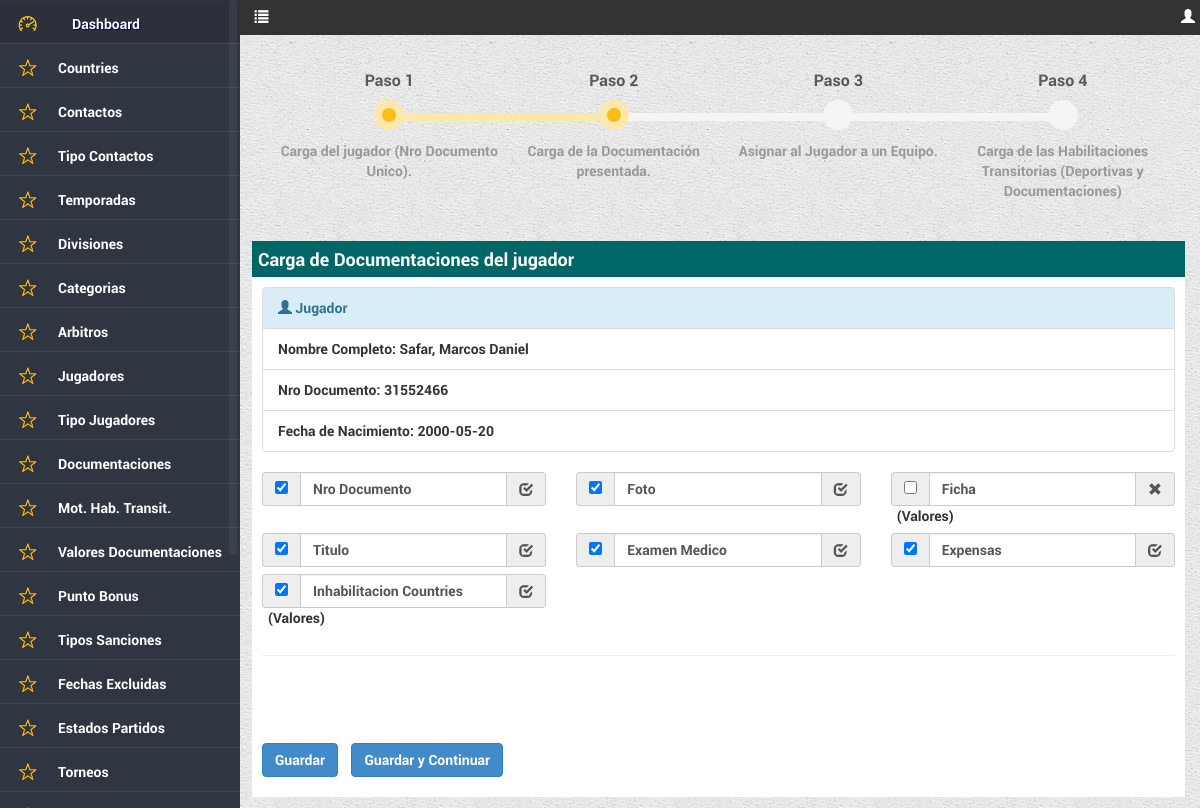
Page /dashboard/jugadores/documentaciones.php?id=1 (signed in) on the committed database.
### tables this page shows
CREATE TABLE IF NOT EXISTS `predio_menu` (
  `idmenu` int(11) NOT NULL AUTO_INCREMENT,
  `url` varchar(65) NOT NULL,
  `icono` varchar(45) DEFAULT NULL,
  `nombre` varchar(45) NOT NULL,
  `Orden` smallint(6) DEFAULT NULL,
  `hover` varchar(45) DEFAULT NULL,
  `permiso` varchar(50) DEFAULT NULL,
  `administracion` bit(1) DEFAULT NULL,
  `torneo` bit(1) DEFAULT NULL,
  `reportes` bit(1) DEFAULT NULL,
  PRIMARY KEY (`idmenu`)
);

CREATE TABLE IF NOT EXISTS `dbjugadores` (
  `idjugador` int(11) NOT NULL AUTO_INCREMENT,
  `reftipodocumentos` int(11) NOT NULL,
  `nrodocumento` int(11) NOT NULL,
  `apellido` varchar(120) NOT NULL,
  `nombres` varchar(120) NOT NULL,
  `email` varchar(150) DEFAULT NULL,
  `fechanacimiento` date NOT NULL,
  `fechaalta` date NOT NULL,
  `fechabaja` date DEFAULT NULL,
  `refcountries` int(11) NOT NULL,
  `observaciones` varchar(300) DEFAULT NULL,
  PRIMARY KEY (`idjugador`),
  KEY `fk_jugadores_tipodocumentos_idx` (`reftipodocumentos`),
  KEY `fk_jugadores_countries_idx` (`refcountries`)
);

CREATE TABLE IF NOT EXISTS `dbjugadoresdocumentacion` (
  `idjugadordocumentacion` int(11) NOT NULL AUTO_INCREMENT,
  `refjugadores` int(11) NOT NULL,
  `refdocumentaciones` int(11) NOT NULL,
  `valor` bit(1) DEFAULT NULL,
  `observaciones` varchar(200) DEFAULT NULL,
  PRIMARY KEY (`idjugadordocumentacion`),
  KEY `fk_jugadoresdocu_jugadores_idx` (`refjugadores`),
  KEY `fk_jugadoresdocu_documentacion_idx` (`refdocumentaciones`)
);

CREATE TABLE IF NOT EXISTS `tbdocumentaciones` (
  `iddocumentacion` int(11) NOT NULL AUTO_INCREMENT,
  `descripcion` varchar(120) NOT NULL,
  `obligatoria` bit(1) NOT NULL,
  `observaciones` varchar(300) DEFAULT NULL,
  PRIMARY KEY (`iddocumentacion`)
);

### dashboard/jugadores/documentaciones.php (the view, shortened to what the rows shown need)
<?php
if (!isset($_SESSION['usua_predio']))
{
	header('Location: ../../error.php');
} else {
include ('../../includes/funcionesHTML.php');
include ('../../includes/funcionesReferencias.php');
$serviciosHTML 			= new ServiciosHTML();
$serviciosReferencias 	= new ServiciosReferencias();
$resMenu = $serviciosHTML->menu(utf8_encode($_SESSION['nombre_predio']),"Jugadores",$_SESSION['refroll_predio'],'');
if (!$_POST){
	$id	= $_GET['id'];
}
$resResultado = $serviciosReferencias->traerJugadoresPorId($id);
$resJugadores = $serviciosReferencias->traerJugadoresdocumentacionPorJugador($id);
$plural = "Documentaciones del jugador";
$resDocumentaciones2	=	$serviciosReferencias->traerDocumentaciones();
?>
<!DOCTYPE HTML>
<html>
<head>
<link href="../../css/estiloDash.css" rel="stylesheet" type="text/css">
    <link rel="stylesheet" href="../../css/jquery-ui.css">
    <link rel="stylesheet" href="../../bootstrap/css/bootstrap.min.css"/>
	<link rel="stylesheet" href="../../css/bootstrap-datetimepicker.min.css">
   <link href="../../css/perfect-scrollbar.css" rel="stylesheet">
    <link rel="stylesheet" href="../../css/bootstrap-multiselect.css" type="text/css">
	<link rel="stylesheet" href="../../css/chosen.css">
</head>
<body>
 <?php echo $resMenu; ?>
<div id="content">
		<div class="row bs-wizard" style="border-bottom:0;margin-left:25px; margin-right:25px;">
            <div class="col-xs-3 bs-wizard-step complete">
              <div class="text-center bs-wizard-stepnum">Paso 1</div>
              <div class="progress"><div class="progress-bar"></div></div>
              <a href="modificar.php?id=<?php echo $id; ?>" class="bs-wizard-dot"></a>
              <div class="bs-wizard-info text-center">Carga del jugador (Nro Documento Unico).</div>
            </div>
            <div class="col-xs-3 bs-wizard-step active">
              <div class="text-center bs-wizard-stepnum">Paso 2</div>
              <div class="progress"><div class="progress-bar"></div></div>
              <a href="#" class="bs-wizard-dot"></a>
              <div class="bs-wizard-info text-center">Carga de la Documentación presentada.</div>
            </div>
            <div class="col-xs-3 bs-wizard-step disabled">
              <div class="text-center bs-wizard-stepnum">Paso 3</div>
              <div class="progress"><div class="progress-bar"></div></div>
              <div class="bs-wizard-info text-center">Asignar al Jugador a un Equipo.</div>
            </div>
            <div class="col-xs-3 bs-wizard-step disabled">
              <div class="text-center bs-wizard-stepnum">Paso 4</div>
              <div class="progress"><div class="progress-bar"></div></div>
              <a href="#" class="bs-wizard-dot"></a>
              <div class="bs-wizard-info text-center"> Carga de las Habilitaciones Transitorias (Deportivas y Documentaciones)</div>
            </div>
        </div>
    <div class="boxInfoLargo">
        <div id="headBoxInfo">
        	<p style="color: #fff; font-size:18px; height:16px;">Carga de <?php echo $plural; ?></p>
        </div>
    	<div class="cuerpoBox">
        	<ul class="list-group">
              <li class="list-group-item list-group-item-info"><span class="glyphicon glyphicon-user"></span> Jugador</li>
              <li class="list-group-item list-group-item-default">Nombre Completo: <?php echo mysql_result($resResultado,0,'apellido').', '.mysql_result($resResultado,0,'nombres'); ?></li>
              <li class="list-group-item list-group-item-default">Nro Documento: <?php echo mysql_result($resResultado,0,'nrodocumento'); ?></li>
              <li class="list-group-item list-group-item-default">Fecha de Nacimiento: <?php echo mysql_result($resResultado,0,'fechanacimiento'); ?></li>
            </ul>
        	<form class="form-inline formulario" id="formulario" role="form" method="post" action="documentaciones.php">
        	<div class="row">
				<?php
				if (mysql_num_rows($resJugadores)<1) {
					while ($row = mysql_fetch_array($resDocumentaciones2)) {
						$resValores		=	$serviciosReferencias->traerValoreshabilitacionestransitoriasPorDocumentacion($row[0]);
				?>
					<?php
                        if ($row[2] == 'Si') {
                        $cadA = '<span class="glyphicon glyphicon-check"></span>';
                     } else {
                        $cadA = '<span class="glyphicon glyphicon-remove"></span>';
                     } ?>
                    <div class="col-md-4" style="margin-bottom:7px;">
                            <?php
							if (mysql_num_rows($resValores)>0) {
							?>
                            	<div class="input-group">
                            	<span class="input-group-addon">
                                <input type="checkbox" aria-label="..." id="docu<?php echo $row[0]; ?>" name="docu[]">
                                </span>
                                <input type="text" class="form-control" aria-label="..." value="<?php echo $row[1]; ?>">
                                <span class="input-group-addon">
                                    <?php echo $cadA; ?>
                                </span>
								</div>
                                <script type="text/javascript">
									$(document).ready(function() {
										$('#example-templates-button<?php echo $row[0]; ?>').multiselect({
											buttonContainer: '<div></div>',
											buttonClass: '',
											templates: {
												button: '<span class="multiselect<?php echo $row[0]; ?> dropdown-toggle" data-toggle="dropdown">(Valores)</span>'
											}
										});
									});
								</script>
								<style type="text/css">
									span.multiselect<?php echo $row[0]; ?> {
										padding: 2px 6px;
										font-weight: bold;
										cursor: pointer;
										z-index:99999999999999999999999;
									}
								</style>
                                <div class="FixedHeightContainer<?php echo $row[0]; ?>">
								<select id="example-templates-button<?php echo $row[0]; ?>" name="multiselect<?php echo $row[0]; ?>[]" required>
									<?php
										while ($rowV = mysql_fetch_array($resValores)) {
											if ($rowV[3] == 1) {
												$chequeado = 'selected="selected"';
											} else {
												$chequeado = '';
											}
									?>
                                    <option value="<?php echo $rowV[0]; ?>" <?php echo $chequeado; ?>><?php echo $rowV[2]; ?> - Habilita: <?php echo $rowV[3]; ?></option>
                                    <?php
										}
									?>
								</select>
                                </div>
                            <?php
							} else {
							?>
                            <div class="input-group">
                            <span class="input-group-addon">
                            <input type="checkbox" aria-label="..." id="docu<?php echo $row[0]; ?>" name="docu<?php echo $row[0]; ?>">
                            </span>
                            <input type="text" class="form-control" aria-label="..." value="<?php echo $row[1]; ?>">
                            <span class="input-group-addon">
                            	<?php echo $cadA; ?>
                            </span>
                            </div>
                            <?php
							}
							?>
                    </div>
                <?php
					}
				} else {
					while ($row = mysql_fetch_array($resJugadores)) {
						$resValores		=	$serviciosReferencias->traerValoreshabilitacionestransitoriasPorDocumentacionJugadorActivas($row[0],$id);
				?>
                	<?php
						if ($row[3] == 1) {
							$check = 'checked';
						} else {
							$check = '';
						}
                        if ($row[2] == 'Si') {
							$cadA = '<span class="glyphicon glyphicon-check"></span>';
						 } else {
							$cadA = '<span class="glyphicon glyphicon-remove"></span>';
						 } ?>
                    <div class="col-md-4" style="margin-bottom:7px;">
                            <?php
							if (mysql_num_rows($resValores)>0) {
							?>
                            	<div class="input-group">
                            	<span class="input-group-addon">
                                <input type="checkbox" <?php echo $check; ?> aria-label="..." id="docu<?php echo $row[0]; ?>" name="docu<?php echo $row[0]; ?>">
                                </span>
                                <input type="text" class="form-control" aria-label="..." value="<?php echo $row[1]; ?>">
                                <span class="input-group-addon">
                                    <?php echo $cadA; ?>
                                </span>
								</div>
                                <div class="FixedHeightContainer<?php echo $row[0]; ?>">
                                </div>
                            <?php
							} else {
							?>
                            <div class="input-group">
                            <span class="input-group-addon">
                            <input type="checkbox" <?php echo $check; ?> aria-label="..." id="docu<?php echo $row[0]; ?>" name="docu<?php echo $row[0]; ?>">
                            </span>
                            <input type="text" class="form-control" aria-label="..." value="<?php echo $row[1]; ?>">
                            <span class="input-group-addon">
                            	<?php echo $cadA; ?>
                            </span>
                            </div>
                            <?php
							}
							?>
                    </div>
                <?php
					}
				}
				?>
            </div>
            <hr>
            <div class='row' style="margin-left:25px; margin-right:25px;">
                <div class='alert'>
                </div>
            </div>
            <div class="row">
                <div class="col-md-12">
                <ul class="list-inline" style="margin-top:15px;">
                    <li>
                        <button type="button" class="btn btn-primary" id="cargar" style="margin-left:0px;">Guardar</button>
                    </li>
                    <li>
                        <button type="button" class="btn btn-primary" id="cargarcontinuar" style="margin-left:0px;">Guardar y Continuar</button>
                    </li>
                </ul>
                </div>
            </div>
            </form>
    	</div>
    </div>
</div>
<?php } ?>
</body>
</html>

### includes/funcionesHTML.php (shortened to what the rows shown need)
<?php
class ServiciosHTML {
function menu($usuario,$titulo,$rol,$empresa) {
	$sql = "select idmenu,url,icono, nombre, permiso from predio_menu where permiso like '%".$rol."%' order by orden";
	$res = $this->query($sql,0);
	$cadmenu = "";
	$cadhover= "";
	$js = "<script>
		$(document).ready(function(){
			$('#colapsarMenu').click(function() {
			if ($('#colapsarMenu').attr('class') == 'glyphicon glyphicon-list') {
			$('#content').css( { marginLeft : '1%' } );
			$('#navigation').hide();
			$('#colapsarMenu').removeClass('glyphicon glyphicon-list');
			$('#colapsarMenu').addClass('glyphicon glyphicon-align-justify');
			} else {
			$('#content').css( { marginLeft : '21%' } );
			$('#navigation').show();
			$('#colapsarMenu').removeClass('glyphicon glyphicon-align-justify');
			$('#colapsarMenu').addClass('glyphicon glyphicon-list');
			}
			});
		});
		</script>";
	$cant = 1;
	while ($row = mysql_fetch_array($res)) {
		if ($titulo == $row['nombre']) {
			$row['url'] = "index.php";
		}
		if (strpos($row['permiso'],$rol) !== false) {
			if ($row['idmenu'] == 1) {
				$cadmenu = $cadmenu.'<li class="arriba"><div class="'.$row['icono'].'"></div><a href="'.$row['url'].'">'.$row['nombre'].'</a></li>';
				$cadhover = $cadhover.' <li class="arriba">
											<div class="'.$row['icono'].'2" id="tooltip'.$cant.'"></div>
											<div class="tooltip-dash">'.$row['nombre'].'</div>
										</li>';
			} else {
				$cadmenu = $cadmenu.'<li><div class="'.$row['icono'].'"></div><a href="'.$row['url'].'">'.$row['nombre'].'</a></li>';
				$cadhover = $cadhover.'  <li>
											<div class="'.$row['icono'].'2" id="tooltip'.$cant.'"></div>
											<div class="tooltip-con">'.$row['nombre'].'</div>
										</li>';
			}
		}
		$cant+=1;
	}
	$menu = '
		<div style="background-color:#333; position:absolute; top:0;left:0; height:35px; width:100%; color:#FFF; padding-top:7px;" >
			<ul class="list-inline" style="margin-left:12px;">
				<li style="margin-left:20%;"><span class="glyphicon glyphicon-list" id="colapsarMenu" style="cursor:pointer;"> </span></li>
				<li class="navbar-right"><span class="glyphicon glyphicon-user"></span> '.$usuario.'</li>
			</ul>
		</div>
		<div style="height:30px;">
		</div>
		<div id="navigation" >
				<nav class="nav">
					<ul>
						'.utf8_encode($cadmenu).'
					</ul>
				</nav>
			 </div>
		</div>'.$js;
	return $menu;
}
function query($sql,$accion) {
		require_once 'appconfig.php';
		$appconfig	= new appconfig();
		$datos		= $appconfig->conexion();
		$hostname	= $datos['hostname'];
		$database	= $datos['database'];
		$username	= $datos['username'];
		$password	= $datos['password'];
		$conex = mysql_connect($hostname,$username,$password) or die ("no se puede conectar".mysql_error());
		$result = mysql_query($sql,$conex);
		return $result;
	}
}
?>

### rows in the picture
predio_menu: nombre "Dashboard"
predio_menu: nombre "Countries"
predio_menu: nombre "Contactos"
predio_menu: nombre "Tipo Contactos"
predio_menu: nombre "Temporadas"
predio_menu: nombre "Divisiones"
predio_menu: nombre "Categorias"
predio_menu: nombre "Arbitros"
predio_menu: nombre "Jugadores"
predio_menu: nombre "Tipo Jugadores"
predio_menu: nombre "Documentaciones"
predio_menu: nombre "Mot. Hab. Transit."
predio_menu: nombre "Valores Documentaciones"
predio_menu: nombre "Punto Bonus"
predio_menu: nombre "Tipos Sanciones"
predio_menu: nombre "Fechas Excluidas"
predio_menu: nombre "Estados Partidos"
predio_menu: nombre "Torneos"
dbjugadores: apellido "Safar", nombres "Marcos Daniel", nrodocumento "31552466", fechanacimiento "2000-05-20"
dbjugadoresdocumentacion: refdocumentaciones.descripcion "Nro Documento"
dbjugadoresdocumentacion: refdocumentaciones.descripcion "Foto"
dbjugadoresdocumentacion: refdocumentaciones.descripcion "Ficha"
dbjugadoresdocumentacion: refdocumentaciones.descripcion "Titulo"
dbjugadoresdocumentacion: refdocumentaciones.descripcion "Examen Medico"
dbjugadoresdocumentacion: refdocumentaciones.descripcion "Expensas"
dbjugadoresdocumentacion: refdocumentaciones.descripcion "Inhabilitacion Countries"

### other values in the picture
$plural "Documentaciones del jugador"
